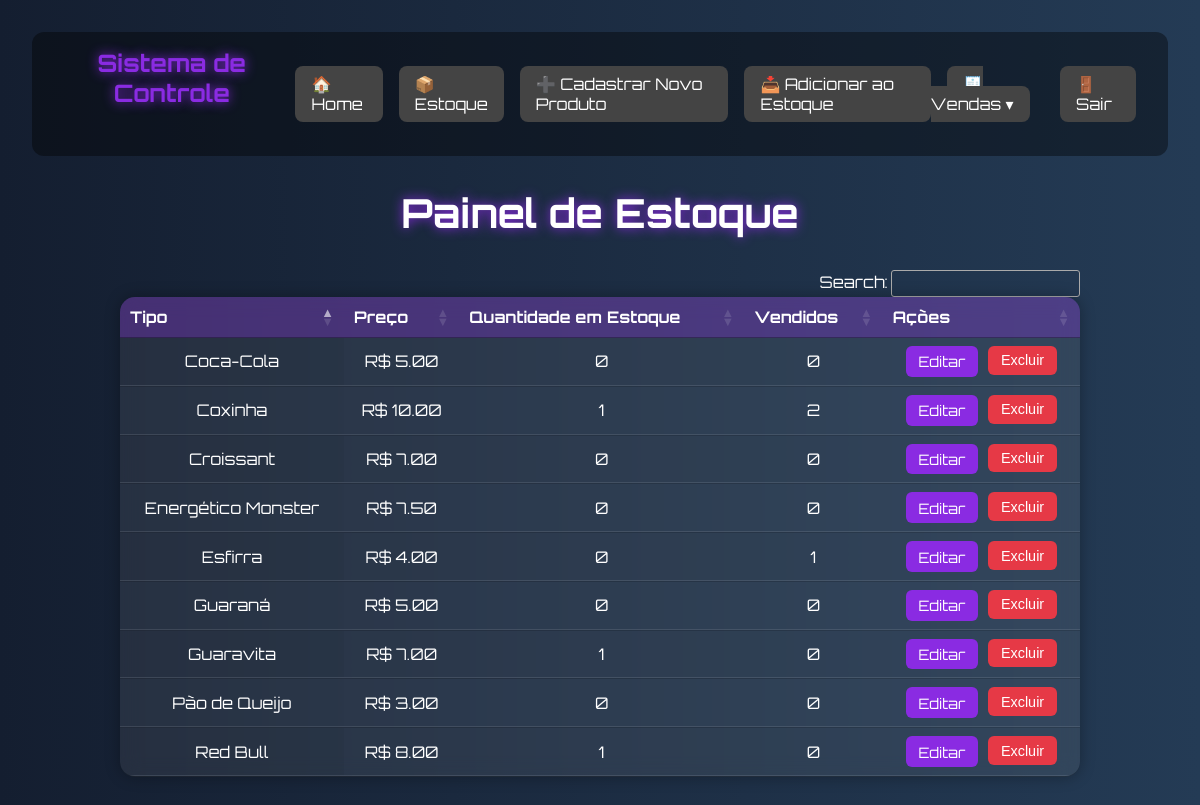
/painel (signed in), run on an earlier commit of the app's database.
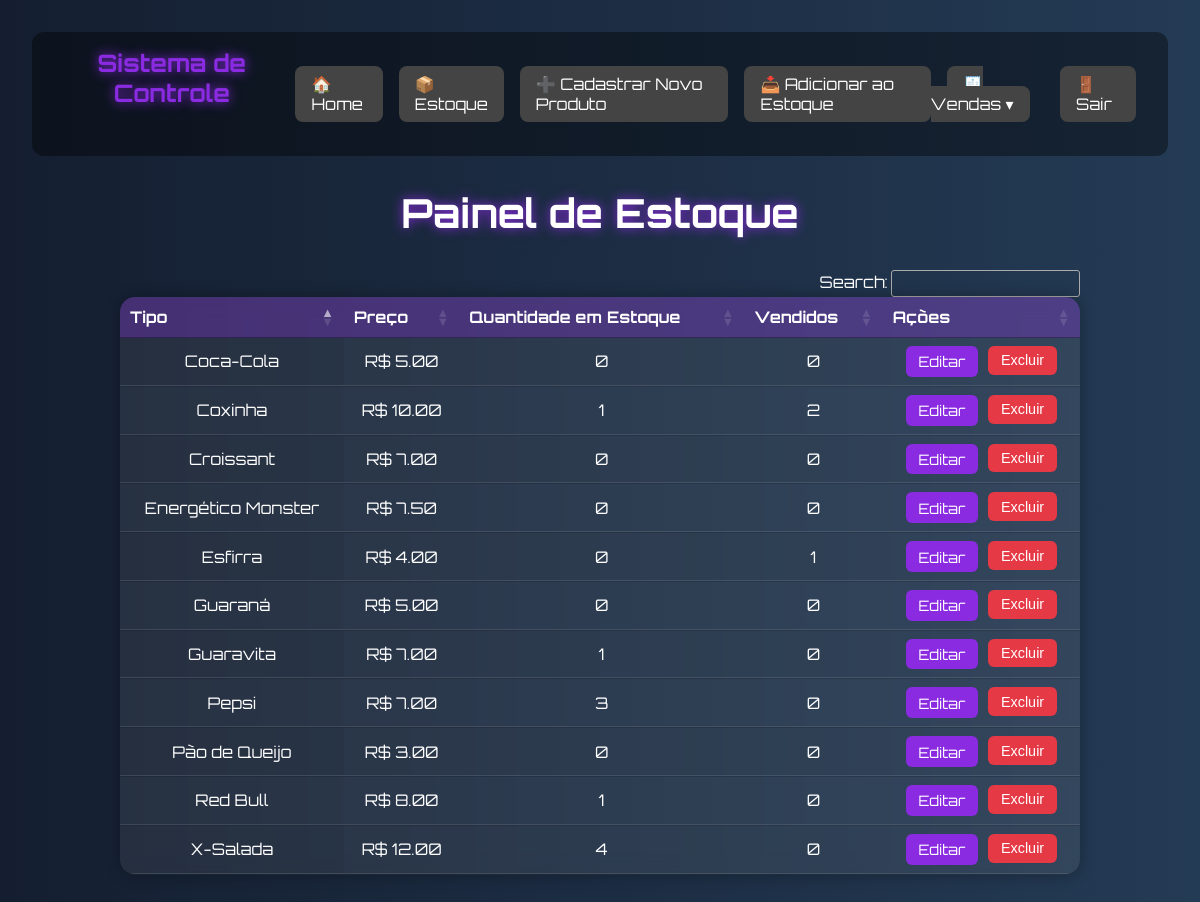
And on a later commit of the database.
### models.py (models this page shows)
class TipoProduto(db.Model):
    __tablename__ = 'tipo_produto'
    id = db.Column(db.Integer, primary_key=True, autoincrement=True)
    nome = db.Column(db.String(255), nullable=False, unique=True)
    categoria_id = db.Column(db.Integer, db.ForeignKey('categoria.id'), nullable=False)
    preco = db.Column(db.Numeric(10, 2), nullable=False)
    descricao = db.Column(db.Text)
    produtos = db.relationship('Produto', back_populates='tipo_produto', cascade="all, delete-orphan")

### routes.py (the view)
    @app.route('/painel')
    def painel():
        if 'usuario' not in session:
            return redirect(url_for('login_view'))
        tipos = TipoProduto.query.all()
        dados_estoque = []
        for tipo in tipos:
            quantidade_estoque = db.session.query(func.count(Produto.id)).filter_by(tipo_produto_id=tipo.id).scalar() or 0
            qtd_vendida = db.session.query(func.sum(ItemVenda.quantidade))\
                .filter(ItemVenda.tipo_produto_id == tipo.id)\
                .scalar() or 0
            dados_estoque.append({
                'id': tipo.id,
                'tipo': tipo.nome,
                'estoque': quantidade_estoque,
                'vendido': qtd_vendida,
                'preco': float(tipo.preco)
            })
        return render_template('painel.html', produtos=dados_estoque)

### templates/painel.html (shortened to what this page needs)
<!DOCTYPE html>
<html lang="pt-br">
{% extends 'base.html' %}
{% block content %}
<link rel="stylesheet" href="https://cdn.datatables.net/1.13.6/css/jquery.dataTables.min.css">
<h1>Painel de Estoque</h1>
<table id="estoque" class="display">
    <thead>
        <tr>
            <th>Tipo</th>
            <th>Preço</th>
            <th>Quantidade em Estoque</th>
            <th>Vendidos</th>
            <th>Ações</th>
        </tr>
    </thead>
    <tbody>
        {% for produto in produtos %}
        <tr>
            <td>{{ produto.tipo }}</td>
            <td>R$ {{ "%.2f"|format(produto.preco) }}</td>
            <td>{{ produto.estoque }}</td>
            <td>{{ produto.vendido }}</td>
            <td class="acoes">
                <a href="/editar-produto/{{ produto.id }}" class="btn-editar">Editar</a>
                <form action="/excluir-produto/{{ produto.id }}" method="POST" onsubmit="return confirm('Tem certeza que deseja excluir?')">
                    <button type="submit" class="btn-excluir">Excluir</button>
                </form>
            </td>
        </tr>
        {% endfor %}
    </tbody>
</table>
{% endblock %}

### templates/base.html (shortened to what this page needs)
<!DOCTYPE html>
<html lang="pt-br">
<head>
</head>
<body>
    <header>
        <h1>Sistema de Controle</h1>
        <nav>
            <a href="/home">🏠 Home</a>
            <a href="/painel">📦 Estoque</a>
            <a href="/cadastrar-produto">➕ Cadastrar Novo Produto</a>
            <a href="/adicionar-estoque">📥 Adicionar ao Estoque</a>
            <div class="menu-vendas">
                <a href="#">🧾 Vendas ▾</a>
            </div>
            <a href="/logout">🚪 Sair</a>
        </nav>
    </header>
    <div class="container">
        {% block content %}{% endblock %}
    </div>
</body>
</html>

### templates/base.html (style rules this page uses)
* { margin: 0; padding: 0; box-sizing: border-box; }
body { font-family: 'Orbitron', sans-serif; background: linear-gradient(120deg, #0f0c29, #302b63, #24243e); color: #fff; min-height: 100vh; padding: 2rem; }
header { background-color: rgba(0, 0, 0, 0.4); padding: 1rem 2rem; border-radius: 12px; margin-bottom: 2rem; display: flex; justify-content: space-between; align-items: center; }
header h1 { font-size: 1.5rem; color: #8a2be2; }
nav { display: flex; align-items: center; }
nav a { margin-left: 1rem; text-decoration: none; color: #fff; background-color: #444; padding: 0.5rem 1rem; border-radius: 8px; transition: background 0.3s ease; position: relative; }
.menu-vendas { position: relative; }
table { border-collapse: collapse; background: rgba(255, 255, 255, 0.1); backdrop-filter: blur(10px); border-radius: 15px; overflow: hidden; box-shadow: 0 0 20px rgba(0, 0, 0, 0.4); width: 80%; margin: 0 auto; }
th, td { padding: 1rem; text-align: center; }
th { background-color: rgba(138, 43, 226, 0.4); }
tr:nth-child(even) { background-color: rgba(255, 255, 255, 0.05); }
td { border-bottom: 1px solid rgba(255, 255, 255, 0.1); }
.container { max-width: 960px; margin: 0 auto; }

### templates/painel.html (style rules this page uses)
* { margin: 0; padding: 0; box-sizing: border-box; }
body { font-family: 'Orbitron', sans-serif; background: linear-gradient(to right, #141e30, #243b55); color: #fff; min-height: 100vh; padding: 2rem; }
h1 { text-align: center; margin-bottom: 2rem; font-size: 2.5rem; text-shadow: 0 0 12px #8a2be2; }
table { width: 90%; margin: 0 auto; border-collapse: collapse; background-color: rgba(255, 255, 255, 0.08); border-radius: 15px; overflow: hidden; box-shadow: 0 0 15px rgba(0,0,0,0.3); }
th, td { padding: 1rem; text-align: center; color: white; }
th { background-color: rgba(138, 43, 226, 0.3); font-weight: bold; }
tr:nth-child(even) { background-color: rgba(255, 255, 255, 0.04); }
.acoes { display: flex; justify-content: center; gap: 10px; }
.btn-editar, .btn-excluir { padding: 0.4rem 0.8rem; font-size: 0.9rem; border-radius: 6px; border: none; cursor: pointer; text-decoration: none; transition: background-color 0.2s; }
.btn-editar { background-color: #8a2be2; color: white; }
.btn-excluir { background-color: #e63946; color: white; }

What changed in the data, as far as the page shows it:
added TipoProduto: tipo "Pepsi", preco "7.00", estoque "3", vendido "0"
added TipoProduto: tipo "X-Salada", preco "12.00", estoque "4", vendido "0"
